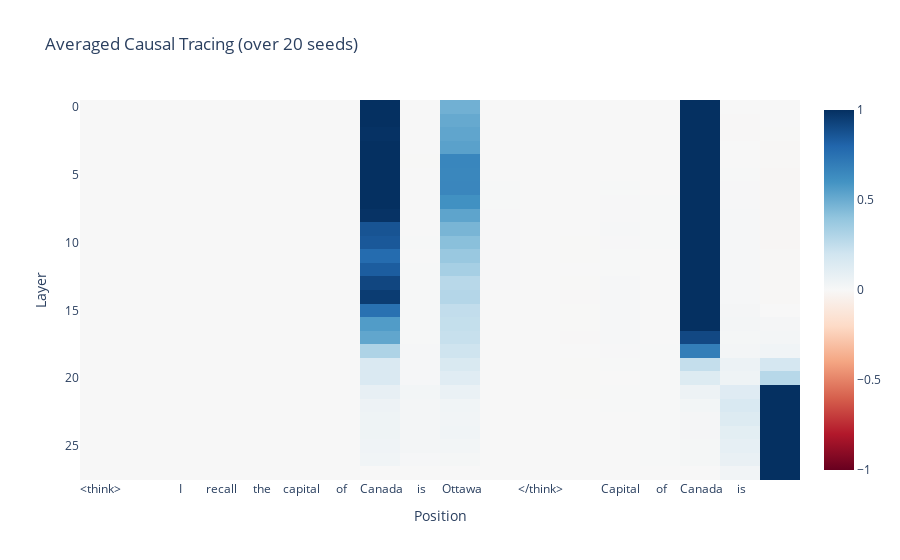

Notebook code for this chart:
### Code cell
fig = px.imshow(
    utils.to_numpy(patching_results_by_mlp),
    title=f"Averaged Causal Tracing (over {NUM_SEEDS} seeds)",
    labels={"x": "Position", "y": "Layer"},
    color_continuous_scale="RdBu",
    color_continuous_midpoint=0.0,
    zmin=-1, zmax=1,
    aspect='auto'
)

fig.update_xaxes(
    tickmode='array',
    tickvals=list(range(len(main_prompt_str_tokens))),
    ticktext=main_prompt_str_tokens,
)


fig.show()

### Figure 1 — Plotly figure (JSON) as saved in the notebook; plotly's stock layout.template omitted (floating-point values rounded to 4 significant figures; data arrays with more than 128 entries replaced by an {"elided": "..."} marker saying what was removed)
{"data": [{"coloraxis": "coloraxis", "hovertemplate": "Position: %{x}<br>Layer: %{y}<br>color: %{z}<extra></extra>", "name": "0", "type": "heatmap", "xaxis": "x", "yaxis": "y", "z": {"elided": "28x18 float values"}}], "layout": {"coloraxis": {"cmax": 1, "cmid": 0, "cmin": -1, "colorscale": [[0, "rgb(103,0,31)"], [0.1, "rgb(178,24,43)"], [0.2, "rgb(214,96,77)"], [0.3, "rgb(244,165,130)"], [0.4, "rgb(253,219,199)"], [0.5, "rgb(247,247,247)"], [0.6, "rgb(209,229,240)"], [0.7, "rgb(146,197,222)"], [0.8, "rgb(67,147,195)"], [0.9, "rgb(33,102,172)"], [1, "rgb(5,48,97)"]]}, "title": {"text": "Averaged Causal Tracing (over 20 seeds)"}, "xaxis": {"anchor": "y", "domain": [0, 1], "tickmode": "array", "ticktext": ["<think>", "\n", "I", " recall", " the", " capital", " of", " Canada", " is", " Ottawa", "\n", "</think>", "\n", "Capital", " of", " Canada", " is", " "], "tickvals": [0, 1, 2, 3, 4, 5, 6, 7, 8, 9, 10, 11, 12, 13, 14, 15, 16, 17], "title": {"text": "Position"}}, "yaxis": {"anchor": "x", "autorange": "reversed", "domain": [0, 1], "title": {"text": "Layer"}}}}
